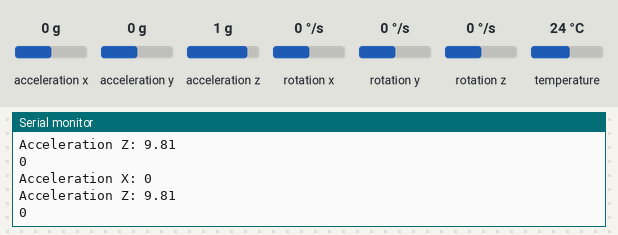
The sketch below on a simulated ESP32. On the bench: the last lines printed to the serial monitor. Inputs (shaded band) come from the test bench; at power-on: acceleration x 0 g, acceleration z 1 g, acceleration y 0 g, rotation x 0 °/s, rotation y 0 °/s, rotation z 0 °/s, temperature 24 °C.

Above: at 1.3 s.
1.4 s: acceleration x set to -1.4 g
At 1.9 s:
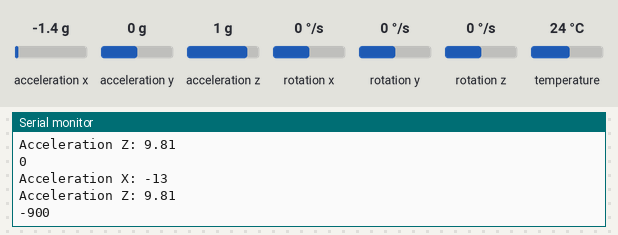
2.9 s: acceleration z set to -1.4 g
At 3.4 s:
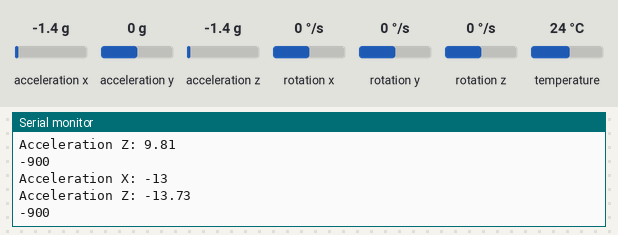
4.4 s: acceleration x set to -0.8 g
At 4.9 s:
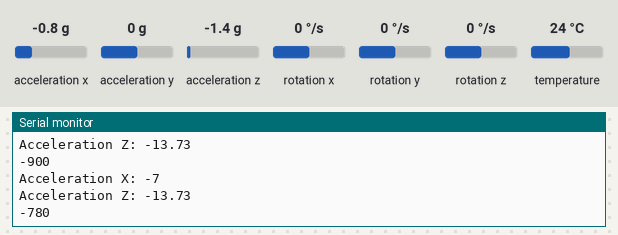
Timing chart, 0 to 7.4 s (numbered marks = the images above; inputs shaded):
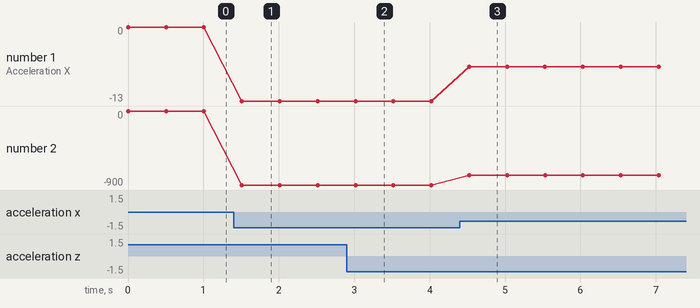

The sketch:

transmitter_code.ino
```cpp
#include <Adafruit_MPU6050.h>
#include <Adafruit_Sensor.h>
#include <Wire.h>
#define speed_pin 25;
#define dir_pin 26;
const int max_speed_pwm = 900;

Adafruit_MPU6050 mpu;

void setup(void) {
  Serial.begin(115200);
  if (!mpu.begin()) {
    Serial.println("Failed to find MPU6050 chip");
    while (1) {
      delay(10);
    }
  }
  Serial.println("MPU6050 Found!");
  mpu.setAccelerometerRange(MPU6050_RANGE_8_G);
  mpu.setGyroRange(MPU6050_RANGE_250_DEG);
  mpu.setFilterBandwidth(MPU6050_BAND_5_HZ);
}
void set_motors() {
  // Acceleration in x axis will decide the speed, -9.9<x<9.9 maps to PWM to motors -1023<=x<=1023.
  // Acceleration in y will be ignored
  // Acceleration in z will decide the direction, -9.9<z<9.9 maps direction from -1<=dir<=1
}

void loop() {
  /* Get new sensor events with the readings */
  sensors_event_t a, g, t;
  mpu.getEvent(&a, &g, &t);

  /* Print out the values */
  int ax = int(a.acceleration.x * 10);
  Serial.print("Acceleration X: ");
  Serial.println(ax / 10);
  Serial.print("Acceleration Z: ");
  Serial.println(a.acceleration.z);
  int speed = constrain(((ax > 25 || ax < -25) ? map(ax, -90, 90, -max_speed_pwm, max_speed_pwm) : 0), -max_speed_pwm, max_speed_pwm);
  int dir = 0;
  Serial.println(speed);

  delay(500);
}
```

Measured:
- after the input at 1.4 s, the serial monitor: prints a new line after 0.11 s (image 1)
- after the input at 2.9 s, the serial monitor: prints a new line after 0.12 s (image 2)
- after the input at 4.4 s, the serial monitor: prints a new line after 0.12 s (image 3)
- plotted number 1: 0 → -13 after the input at 1.4 s, -13 → -7 after the input at 4.4 s
- plotted number 2: 0 → -900 after the input at 1.4 s, -900 → -780 after the input at 4.4 s
